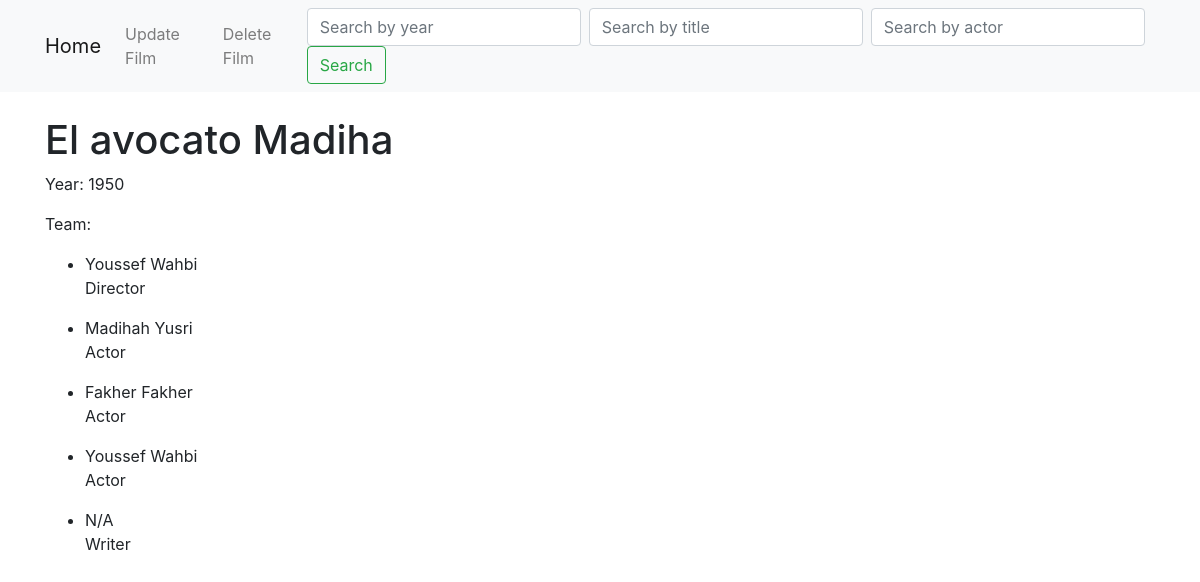
Page /40/ on the committed database.
### manager/models.py (models this page shows, shortened)
class Film(models.Model):
    title = models.CharField(max_length=200)
    release_year = models.IntegerField()
    team = models.ManyToManyField(Person, related_name='team', through='TeamMember')

class TeamMember(models.Model):
    person = models.ForeignKey(Person, on_delete=models.CASCADE)
    film = models.ForeignKey(Film, on_delete=models.CASCADE)
    roles = models.ManyToManyField(Role)

class Person(models.Model):
    name = models.CharField(max_length=100)

class Role(models.Model):
    name = models.CharField(max_length=100)

### manager/views.py (the view)
# urls.py: path('<int:pk>/', FilmDetailView.as_view(), name='film-details'),
class FilmDetailView(DetailView):
    model = Film
    template_name = 'film_detail.html'
    context_object_name = 'film'

### manager/templates/film_detail.html
{% extends 'base.html' %}
{% block menu %}
    <li class="nav-item">
        <a class="nav-link" href="{% url 'film-update' pk=film.pk %}">Update Film</a>
    </li>
    <li class="nav-item">
        <a class="nav-link" href="{% url 'film-delete' pk=film.pk %}">Delete Film</a>
    </li>
{% endblock %}
{% block content %}
<body>
 <h1>{{ film.title }}</h1>
    <p>Year: {{ film.release_year }}</p>
    <p>Team:</p>
    <ul>
        {% for team_member in film.teammember_set.all %}
            <li>
                {{ team_member.person.name }}
                    {% for role in team_member.roles.all %}
                        <p>{{ role.name }}</p>
                    {% endfor %}
            </li>
        {% endfor %}
    </ul>
</body>
{% endblock %}

### rows in the picture
Film: title "El avocato Madiha", release_year "1950"
TeamMember: person.name "Youssef Wahbi"
Role: name "Director"
TeamMember: person.name "Madihah Yusri"
Role: name "Actor"
TeamMember: person.name "Fakher Fakher"
TeamMember: person.name "Youssef Wahbi"
TeamMember: person.name "N/A"
Role: name "Writer"
